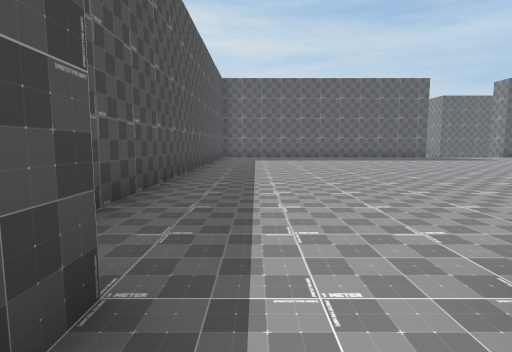
View 1 (above)

23 first-person views from a walk through a scene from a Unity 3-D project. The camera is 1.4 m above the floor, tilts 6° down and sees 80° across. The floor is counted in squares, 2 m on a side. Each view is taken from the middle of a square. On the plan, view 1 faces up. The plan holds only what a view shows up to about 10 squares ahead; the rest is blank. The place goes on beyond the plan. The player character is not drawn.

View 2
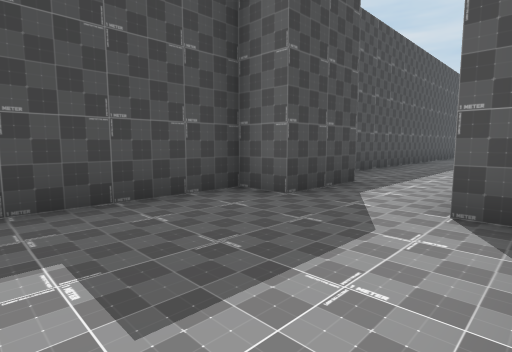

View 3
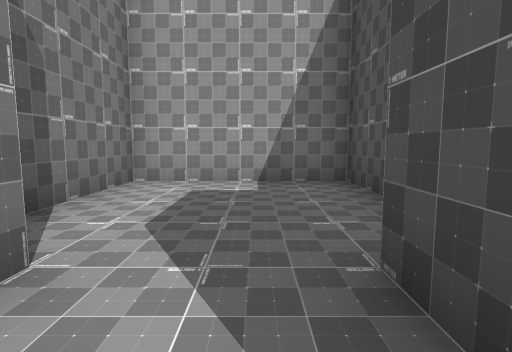

View 4
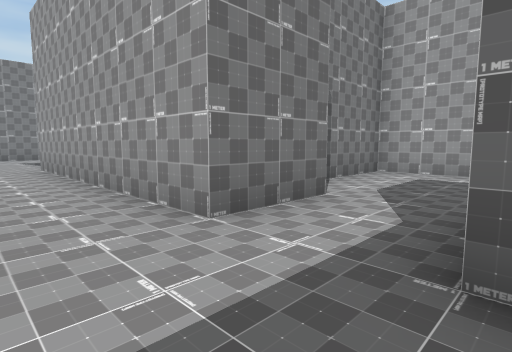

View 5
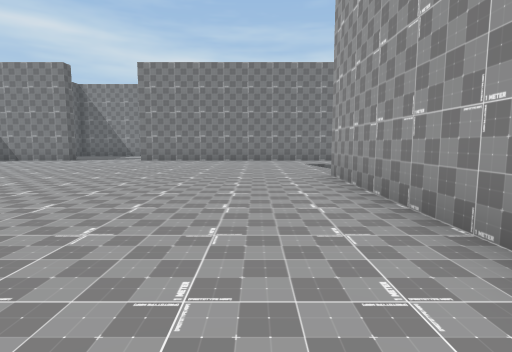

View 6
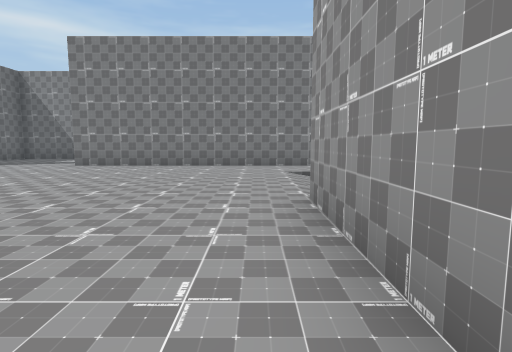

View 7
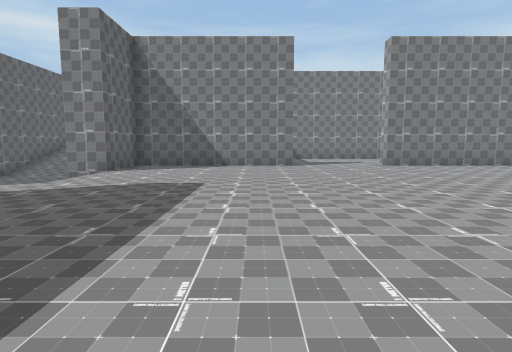

View 8
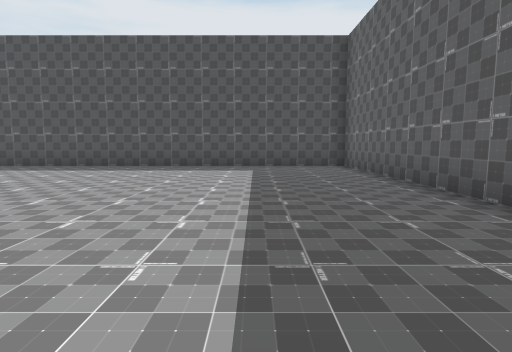

View 9
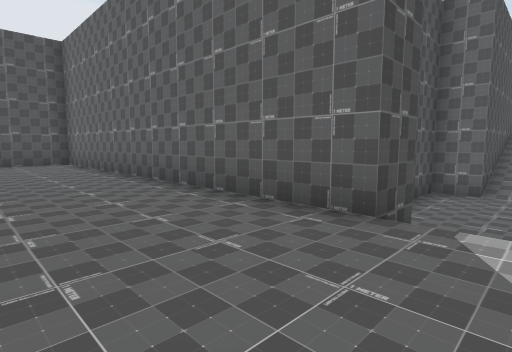

View 10
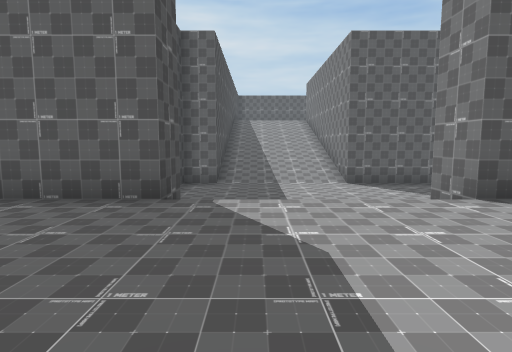

View 11
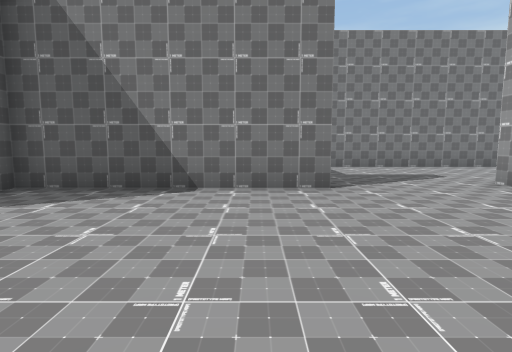

View 12
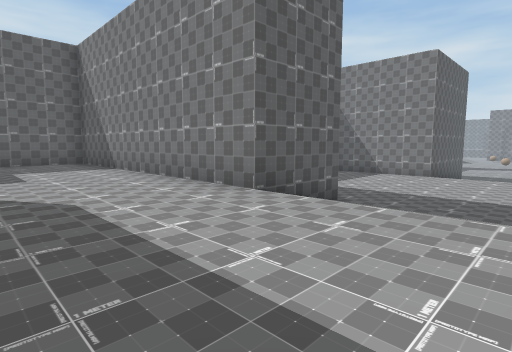

View 13
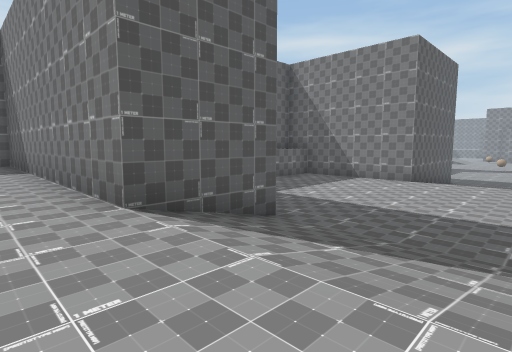

View 14
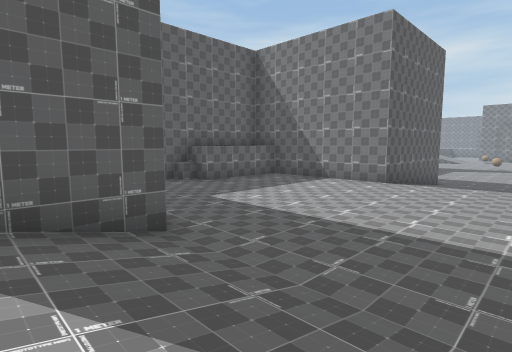

View 15
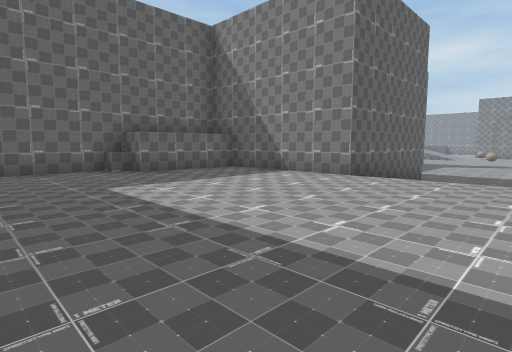

View 16
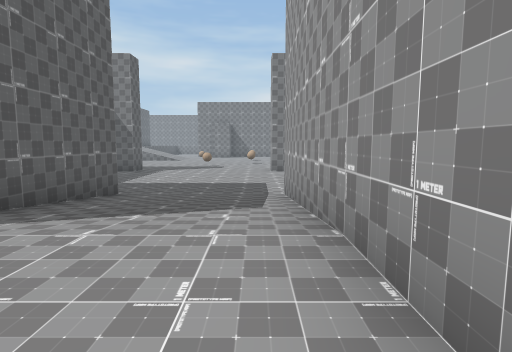

View 17
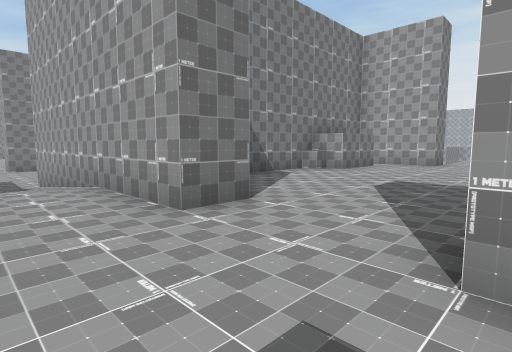

View 18
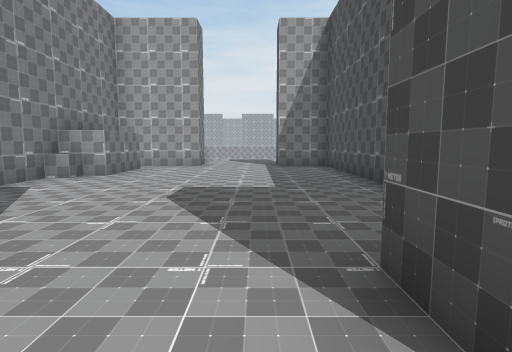

View 19
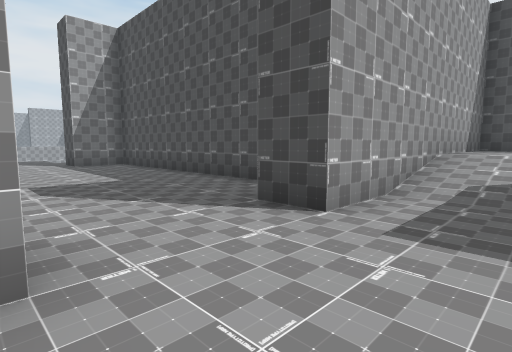

View 20
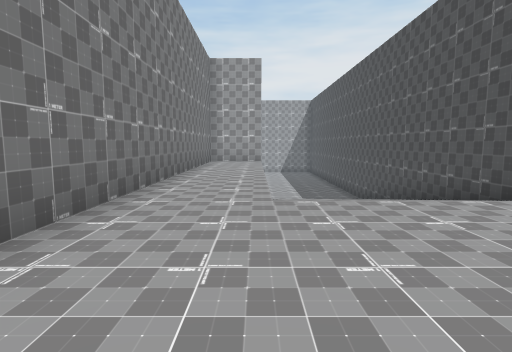

View 21
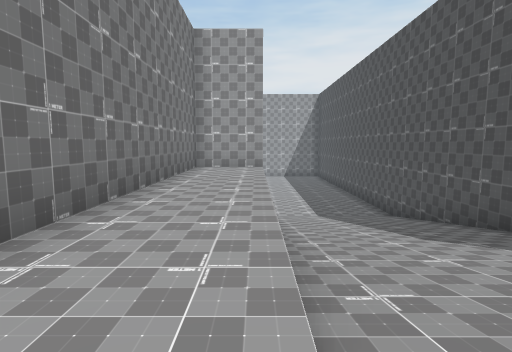

View 22
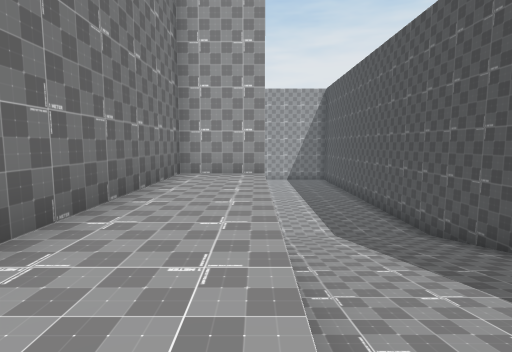

View 23
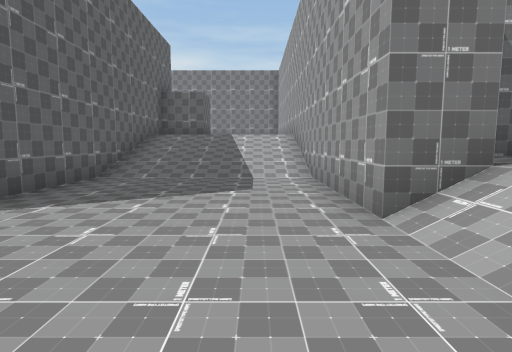

### Floor plan
Key: @ floor where view 1 was taken; # wall or solid block; . main floor; - floor 1 m lower than the main floor; : floor 1 m higher than the main floor; _ floor 2 m lower than the main floor; < floor 3 m lower than the main floor; / step, stairs or slope.
Columns run from 2 left of view 1 to 36 right of it. Each row starts with its distance up from view 1.
 22          ##////########
 21          #---------///:
 20          #---------///:
 19           ---------///:
 18           ---------///:
 17           #  --########
 16 ###########////###
 15 #................#
 14 #................#
 13 #................######
 12 #................# ...#
 11 #................#....#
 10 #.....................#  ###
  9 #.....................#  --#####
  8 #.....................#  ------#
  7 #................#....#  ------#
  6 #................#....# -------#
  5 #................#....##-------#####___
  4 #................#....//-------////____
  3 #................#....//-------////____
  2  ................#....//-------////____
  1  #..#######/////.#....//-------////____
  0 ##@.#     #/////.#########--########___
 -1 #....     #////..#     # ----
 -2 #....#    #////..#     #------
 -3 #....#    #////..#     #-------#
 -4 #....#    #////..#     #-------#
 -5 ######    #////..#     #------##
 -6           #////..#     #------#
 -7           #////###     #------#
 -8           #<<<<        #------
 -9           #<<<<        ###--###
-10           #<<<<

Positions as (right, up) in squares from view 1, and headings:
1: (0, 0), facing up
2: (2, -4), facing up-left
3: (0, 1), facing down
4: (-1, 3), facing down-right
5: (2, 3), facing right
6: (5, 2), facing right
7: (5, 12), facing right
8: (8, 13), facing left
9: (10, 13), facing up-left
10: (10, 12), facing up
11: (10, 12), facing right
12: (16, 1), facing up-right
13: (18, 1), facing up-right
14: (20, 1), facing up-right
15: (22, 1), facing up-right
16: (26, 1), facing right
17: (23, 2), facing down-right
18: (24, 1), facing down
19: (26, 2), facing down-left
20: (13, 5), facing down
21: (13, 2), facing down
22: (13, 0), facing down
23: (10, 18), facing right
